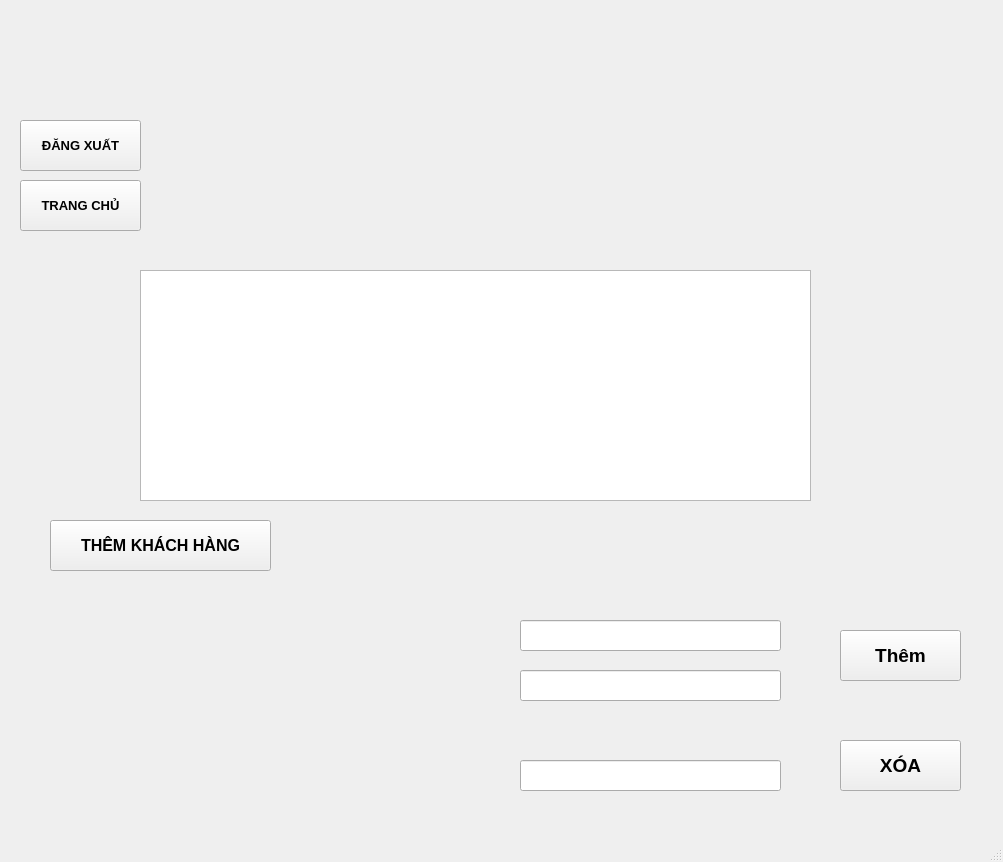
<?xml version="1.0" encoding="UTF-8"?>
<ui version="4.0">
 <class>MainWindow</class>
 <widget class="QMainWindow" name="MainWindow">
  <property name="geometry">
   <rect>
    <x>0</x>
    <y>0</y>
    <width>1003</width>
    <height>862</height>
   </rect>
  </property>
  <property name="windowTitle">
   <string>MainWindow</string>
  </property>
  <widget class="QWidget" name="centralwidget">
   <widget class="QLabel" name="label">
    <property name="geometry">
     <rect>
      <x>0</x>
      <y>-30</y>
      <width>1011</width>
      <height>871</height>
     </rect>
    </property>
    <property name="text">
     <string/>
    </property>
    <property name="pixmap">
     <pixmap>../../../../main101.png</pixmap>
    </property>
   </widget>
   <widget class="QTableWidget" name="tableWidget">
    <property name="geometry">
     <rect>
      <x>140</x>
      <y>270</y>
      <width>671</width>
      <height>231</height>
     </rect>
    </property>
   </widget>
   <widget class="QLineEdit" name="lineEditID">
    <property name="geometry">
     <rect>
      <x>520</x>
      <y>620</y>
      <width>261</width>
      <height>31</height>
     </rect>
    </property>
    <property name="font">
     <font>
      <pointsize>13</pointsize>
     </font>
    </property>
   </widget>
   <widget class="QLineEdit" name="lineEditST">
    <property name="geometry">
     <rect>
      <x>520</x>
      <y>670</y>
      <width>261</width>
      <height>31</height>
     </rect>
    </property>
    <property name="font">
     <font>
      <pointsize>13</pointsize>
     </font>
    </property>
   </widget>
   <widget class="QLineEdit" name="lineEditID2">
    <property name="geometry">
     <rect>
      <x>520</x>
      <y>760</y>
      <width>261</width>
      <height>31</height>
     </rect>
    </property>
    <property name="font">
     <font>
      <pointsize>13</pointsize>
     </font>
    </property>
   </widget>
   <widget class="QPushButton" name="pushButtonThem">
    <property name="geometry">
     <rect>
      <x>840</x>
      <y>630</y>
      <width>121</width>
      <height>51</height>
     </rect>
    </property>
    <property name="font">
     <font>
      <pointsize>14</pointsize>
      <weight>75</weight>
      <bold>true</bold>
     </font>
    </property>
    <property name="text">
     <string>Thêm</string>
    </property>
   </widget>
   <widget class="QPushButton" name="pushButton_2">
    <property name="geometry">
     <rect>
      <x>840</x>
      <y>740</y>
      <width>121</width>
      <height>51</height>
     </rect>
    </property>
    <property name="font">
     <font>
      <pointsize>14</pointsize>
      <weight>75</weight>
      <bold>true</bold>
     </font>
    </property>
    <property name="text">
     <string>XÓA</string>
    </property>
   </widget>
   <widget class="QPushButton" name="pushButtonThem_2">
    <property name="geometry">
     <rect>
      <x>20</x>
      <y>120</y>
      <width>121</width>
      <height>51</height>
     </rect>
    </property>
    <property name="font">
     <font>
      <pointsize>10</pointsize>
      <weight>75</weight>
      <bold>true</bold>
     </font>
    </property>
    <property name="text">
     <string>ĐĂNG XUẤT</string>
    </property>
   </widget>
   <widget class="QPushButton" name="pushButtonThem_3">
    <property name="geometry">
     <rect>
      <x>20</x>
      <y>180</y>
      <width>121</width>
      <height>51</height>
     </rect>
    </property>
    <property name="font">
     <font>
      <pointsize>10</pointsize>
      <weight>75</weight>
      <bold>true</bold>
     </font>
    </property>
    <property name="text">
     <string>TRANG CHỦ</string>
    </property>
   </widget>
   <widget class="QPushButton" name="pushButton">
    <property name="geometry">
     <rect>
      <x>50</x>
      <y>520</y>
      <width>221</width>
      <height>51</height>
     </rect>
    </property>
    <property name="font">
     <font>
      <pointsize>12</pointsize>
      <weight>75</weight>
      <bold>true</bold>
     </font>
    </property>
    <property name="text">
     <string>THÊM KHÁCH HÀNG</string>
    </property>
   </widget>
  </widget>
  <widget class="QMenuBar" name="menubar">
   <property name="geometry">
    <rect>
     <x>0</x>
     <y>0</y>
     <width>1003</width>
     <height>26</height>
    </rect>
   </property>
  </widget>
  <widget class="QStatusBar" name="statusbar"/>
 </widget>
 <resources/>
 <connections/>
</ui>
